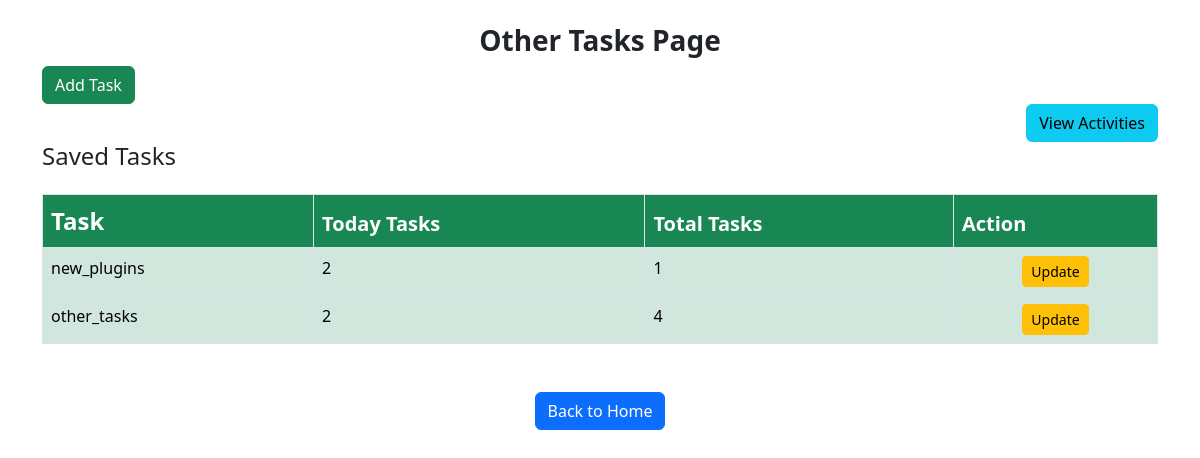
The page /others_form/ on the database its author committed.
### card_app/models.py (models this page shows, shortened)
class OthersTable(models.Model):
    others_choices = [
        ('new_plugins', 'New Plugins designed'),
        ('other_tasks', 'Other tasks worked out'),
    ]
    other_tasks = models.CharField(max_length=200, choices=others_choices)
    today_tasks = models.IntegerField(default=0)
    total_tasks = models.IntegerField(default=0)
    timestamp = models.DateTimeField(auto_now_add=True)

### card_app/views.py (the view, shortened to what this page needs)
# urls.py: path('others_form/', views.others_form, name='others_form'),
def others_form(request):
    tasks = OthersTable.objects.all()
    return render(request, "card_app/others_form.html", {"tasks": tasks, "form": OthersForm()})

### card_app/templates/card_app/others_form.html (shortened to what this page needs)
<!DOCTYPE html>
<html lang="en">
<head>
    <link href="https://cdn.jsdelivr.net/npm/bootstrap@5.3.3/dist/css/bootstrap.min.css" rel="stylesheet">
</head>
<body>
<div class="container mt-4">
    <h3 class="text-center fw-bold">Other Tasks Page</h3>
    <button class="btn btn-success" data-bs-toggle="modal" data-bs-target="#taskModal">Add Task</button>
    <div class="d-flex justify-content-end">
        <a href="/others_activities/" class="btn btn-info" data-bs-toggle="tooltip" data-bs-placement="top"
           title="View all recent activities">View Activities</a>
    </div>
    <h4>Saved Tasks</h4>
    <table class="table table-bordered mt-4">
        <thead>
            <tr>
                <th class="bg-success fw-semibold text-white fs-4">Task</th>
                <th class="bg-success fw-semibold text-white fs-5">Today Tasks</th>
                <th class="bg-success fw-semibold text-white fs-5">Total Tasks</th>
                <th class="bg-success fw-semibold text-white fs-5">Action</th>
            </tr>
        </thead>
        <tbody id="taskTableBody">
            {% for task in tasks %}
            <tr>
                <td class="bg-success-subtle">{{ task.other_tasks }}</td>
                <td class="bg-success-subtle">{{ task.today_tasks }}</td>
                <td class="bg-success-subtle">{{ task.total_tasks }}</td>
                <td class="bg-success-subtle text-center">
                    <a href="{% url 'card_app:update_task' task.id 'others' %}" class="btn btn-warning btn-sm">Update</a>
                </td>
            </tr>
            {% endfor %}
        </tbody>
    </table>
    <div class="text-center mt-5">
        <a href="{% url 'card_app:index' %}" class="btn btn-primary">Back to Home</a>
    </div>
</div>
</body>
</html>

### rows shown on the page
OthersTable: other_tasks "new_plugins", today_tasks "2", total_tasks "1"
OthersTable: other_tasks "other_tasks", today_tasks "2", total_tasks "4"
